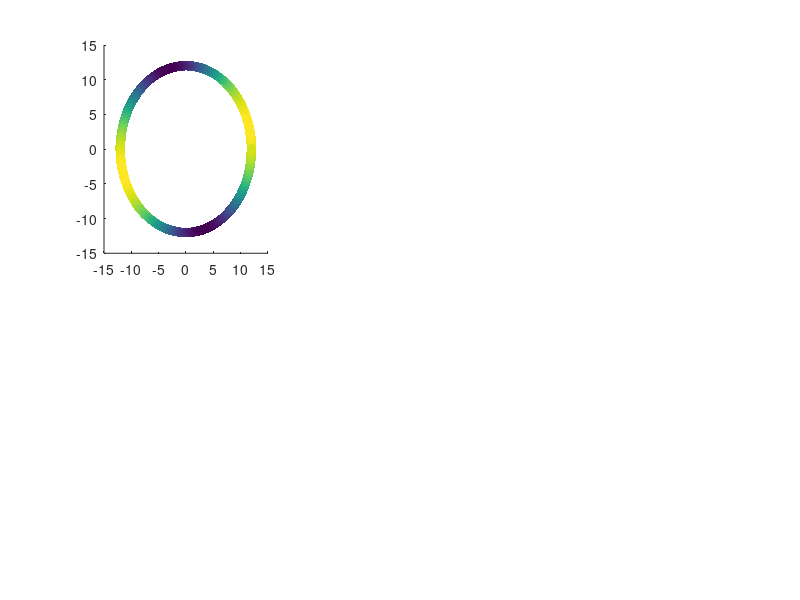

Write MATLAB code to recreate this figure. (Note: this script raises an error after producing the figure.)
% Simulates spin to orbital angular momentum conversion in k-space Stokes vectors and Mueller matrix elements
clear all; close all;

% Constants
NA = 0.86; % Numerical aperture of the microscope objective
lambda_nm = 450; % Wavelength in nm
k0 = (2 * pi / (lambda_nm * 1e-9)); % Free-space wavevector (m^-1)
k_max = k0 * NA; % Maximum wavevector in momentum space

theta = asin(NA); % Focusing angle corresponding to NA
phi = linspace(0, 2 * pi, 500); % Azimuthal angle (full circle)

d_f = 0.6; % Linear diattenuation due to focusing
delta_f = 0.6; % Linear retardance due to focusing
d_wpc = 0.25; % Linear diattenuation of WPC
delta_wpc = 0.15; % Linear retardance of WPC

% Mueller matrix for tight focusing (azimuthal linear diattenuating retarder)
function M = mueller_focusing(phi, d_f, delta_f)
    x_f = sqrt(1 - d_f^2);
    M = [1, d_f * cos(2 * phi), d_f * sin(2 * phi), 0;
         d_f * cos(2 * phi), cos(2 * phi).^2 + x_f * sin(2 * phi).^2 * cos(delta_f), (1 - x_f * cos(delta_f)) * cos(2 * phi) * sin(2 * phi), -x_f * sin(delta_f) * sin(2 * phi);
         d_f * sin(2 * phi), (1 - x_f * cos(delta_f)) * cos(2 * phi) * sin(2 * phi), sin(2 * phi).^2 + x_f * cos(2 * phi).^2 * cos(delta_f), x_f * sin(delta_f) * cos(2 * phi);
         0, x_f * sin(delta_f) * sin(2 * phi), -x_f * sin(delta_f) * cos(2 * phi), x_f * cos(delta_f)];
end

% Mueller matrix for WPC (linear diattenuating retarder with fixed axis)
function M = mueller_wpc(d_wpc, delta_wpc)
    x_wpc = sqrt(1 - d_wpc^2);
    M = [1, d_wpc, 0, 0;
         d_wpc, 1, 0, 0;
         0, 0, x_wpc * cos(delta_wpc), x_wpc * sin(delta_wpc);
         0, 0, -x_wpc * sin(delta_wpc), x_wpc * cos(delta_wpc)];
end

% Input Stokes vectors
S_LCP = [1; 0; 0; -1]; % Left circularly polarized
S_H = [1; 1; 0; 0]; % Horizontal linear polarization
S_V = [1; -1; 0; 0]; % Vertical linear polarization
S_U = [1; 0; 0; 0]; % Unpolarized

% Initialize arrays for Stokes vectors and Mueller matrix elements
S1_LCP = zeros(size(phi));
S2_LCP = zeros(size(phi));
S3_H = zeros(size(phi));
S3_V = zeros(size(phi));
S3_U = zeros(size(phi));
M_elements = struct();
M11_raw = zeros(size(phi)); % Store raw M11 before normalization
for i = 1:4
    for j = 1:4
        M_elements.(['M', num2str(i), num2str(j)]) = zeros(size(phi));
    end
end

% Compute Mueller matrix and Stokes vectors for each azimuthal angle
for i = 1:length(phi)
    M_f = mueller_focusing(phi(i), d_f, delta_f);
    M_wpc = mueller_wpc(d_wpc, delta_wpc);
    M = M_wpc * M_f; % Combined Mueller matrix
    
    % Store raw M11 before normalization
    M11_raw(i) = M(1,1);
    
    % Normalize the Mueller matrix to ensure M00 = 1
    if M(1,1) ~= 0
        M = M / M(1,1);
    end
    
    % Compute output Stokes vectors
    S_out_LCP = M * S_LCP;
    S_out_LCP = S_out_LCP / S_out_LCP(1); % Normalize by S0
    S1_LCP(i) = S_out_LCP(2);
    S2_LCP(i) = S_out_LCP(3);
    
    S_out_H = M * S_H;
    S_out_H = S_out_H / S_out_H(1);
    S3_H(i) = S_out_H(4);
    
    S_out_V = M * S_V;
    S_out_V = S_out_V / S_out_V(1);
    S3_V(i) = S_out_V(4);
    
    S_out_U = M * S_U;
    S_out_U = S_out_U / S_out_U(1);
    S3_U(i) = S_out_U(4);
    
    % Store Mueller matrix elements
    for j = 1:4
        for k = 1:4
            M_elements.(['M', num2str(j), num2str(k)])(i) = M(j, k);
        end
    end
end

% Simulate k-space arc segments
kx = k_max * cos(phi) * 1e-6; % Convert to µm^-1
ky = k_max * sin(phi) * 1e-6;

% Plotting Stokes vectors
figure('Position', [100, 100, 1200, 800]);
subplot(2, 3, 1);
scatter(kx, ky, 50, S1_LCP, 'filled');
colormap('parula');
colorbar;
title('S1 (LCP input)');
xlabel('kx (µm^{-1})');
ylabel('ky (µm^{-1})');
axis equal;
xlim([min(kx) - 1, max(kx) + 1]);
ylim([min(ky) - 1, max(ky) + 1]);

subplot(2, 3, 2);
scatter(kx, ky, 50, S2_LCP, 'filled');
colormap('parula');
colorbar;
title('S2 (LCP input)');
xlabel('kx (µm^{-1})');
ylabel('ky (µm^{-1})');
axis equal;
xlim([min(kx) - 1, max(kx) + 1]);
ylim([min(ky) - 1, max(ky) + 1]);

subplot(2, 3, 3);
scatter(kx, ky, 50, S3_H, 'filled');
colormap('parula');
colorbar;
title('S3 (H input)');
xlabel('kx (µm^{-1})');
ylabel('ky (µm^{-1})');
axis equal;
xlim([min(kx) - 1, max(kx) + 1]);
ylim([min(ky) - 1, max(ky) + 1]);

subplot(2, 3, 4);
scatter(kx, ky, 50, S3_V, 'filled');
colormap('parula');
colorbar;
title('S3 (V input)');
xlabel('kx (µm^{-1})');
ylabel('ky (µm^{-1})');
axis equal;
xlim([min(kx) - 1, max(kx) + 1]);
ylim([min(ky) - 1, max(ky) + 1]);

subplot(2, 3, 5);
scatter(kx, ky, 50, S3_U, 'filled');
colormap('parula');
colorbar;
title('S3 (U input)');
xlabel('kx (µm^{-1})');
ylabel('ky (µm^{-1})');
axis equal;
xlim([min(kx) - 1, max(kx) + 1]);
ylim([min(ky) - 1, max(ky) + 1]);

% Plot Mueller matrix elements
figure('Position', [100, 100, 1200, 1200]);
t = tiledlayout(4, 4, 'TileSpacing', 'compact');
for i = 1:4
    for j = 1:4
        nexttile;
        if i == 1 && j == 1
            % Plot raw M11 with color scale between 0 and 1
            scatter(kx, ky, 50, M11_raw, 'filled');
            colormap('parula');
            colorbar;
            caxis([0 1]); % Set color scale between 0 and 1 as requested
        else
            % Plot other normalized Mueller matrix elements
            scatter(kx, ky, 50, M_elements.(['M', num2str(i), num2str(j)]), 'filled');
            colormap('parula');
            colorbar;
        end
        title(['M', num2str(i), num2str(j)]);
        xlabel('kx (µm^{-1})');
        ylabel('ky (µm^{-1})');
        axis equal;
        xlim([min(kx) - 1, max(kx) + 1]);
        ylim([min(ky) - 1, max(ky) + 1]);
    end
end
